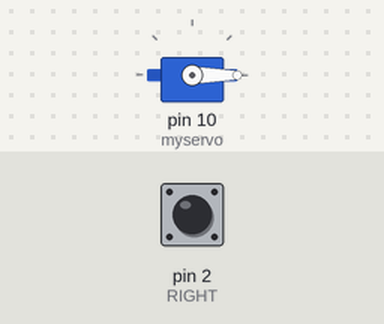
The sketch below on a simulated Arduino Uno, built with avr-gcc and run on an emulated ATmega328P. On the bench: servo. The test bench sets the inputs (shaded band); at power-on: pin 2 (RIGHT) HIGH. What the sketch prints to the serial monitor is not drawn.

Above: at 1.2 s.
1.3 s: pin 2 (RIGHT) pulled LOW for 0.15 s
At 1.78 s:
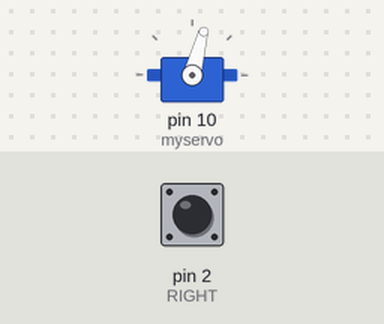
3.9 s: pin 2 (RIGHT) pulled LOW for 1 s
6.4 s: pin 2 (RIGHT) pulled LOW for 3.2 s
At 6.55 s:
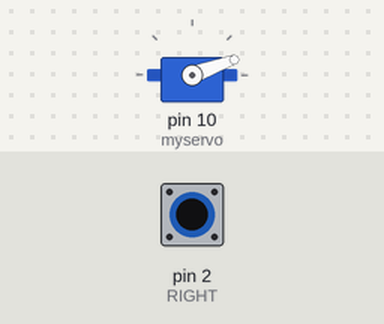
Timing chart, 0 to 11.5 s (numbered marks = the images above; inputs shaded):
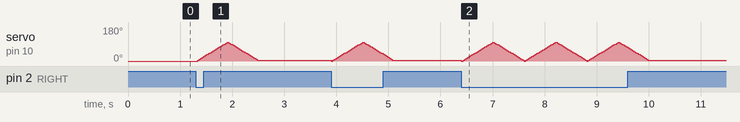

Measured:
- after the input at 1.3 s, servo on pin 10 (myservo): rises from 0° to 100° in 0.57 s, then falls to 5° in 0.57 s

The sketch:

ALAT_LIPAT.ino
```cpp
#include <Servo.h>

Servo myservo;
Servo myservo2;
Servo myservo3;
Servo myservo4;


int angle =90;
int angleStep =5;


#define RIGHT  2
int pos = 0;

void setup() {
  Serial.begin(9600);
  myservo.attach(10);//pin servo

  myservo.write(0); //perintah awal
  pinMode(RIGHT,INPUT_PULLUP);
}

void loop() {
     Serial.println(digitalRead(RIGHT));
  if(digitalRead(RIGHT) == LOW){
    Serial.println(digitalRead(RIGHT));

    //SERVO 1
    for(pos = 0; pos<100; pos += 5){
      myservo.write(pos);
      delay(30);
    }
    for(pos = 100; pos>0; pos -= 5){
      myservo.write(pos);
      delay(30);
    }
    //Setvo 2

    //servo 3


  }


}
```
